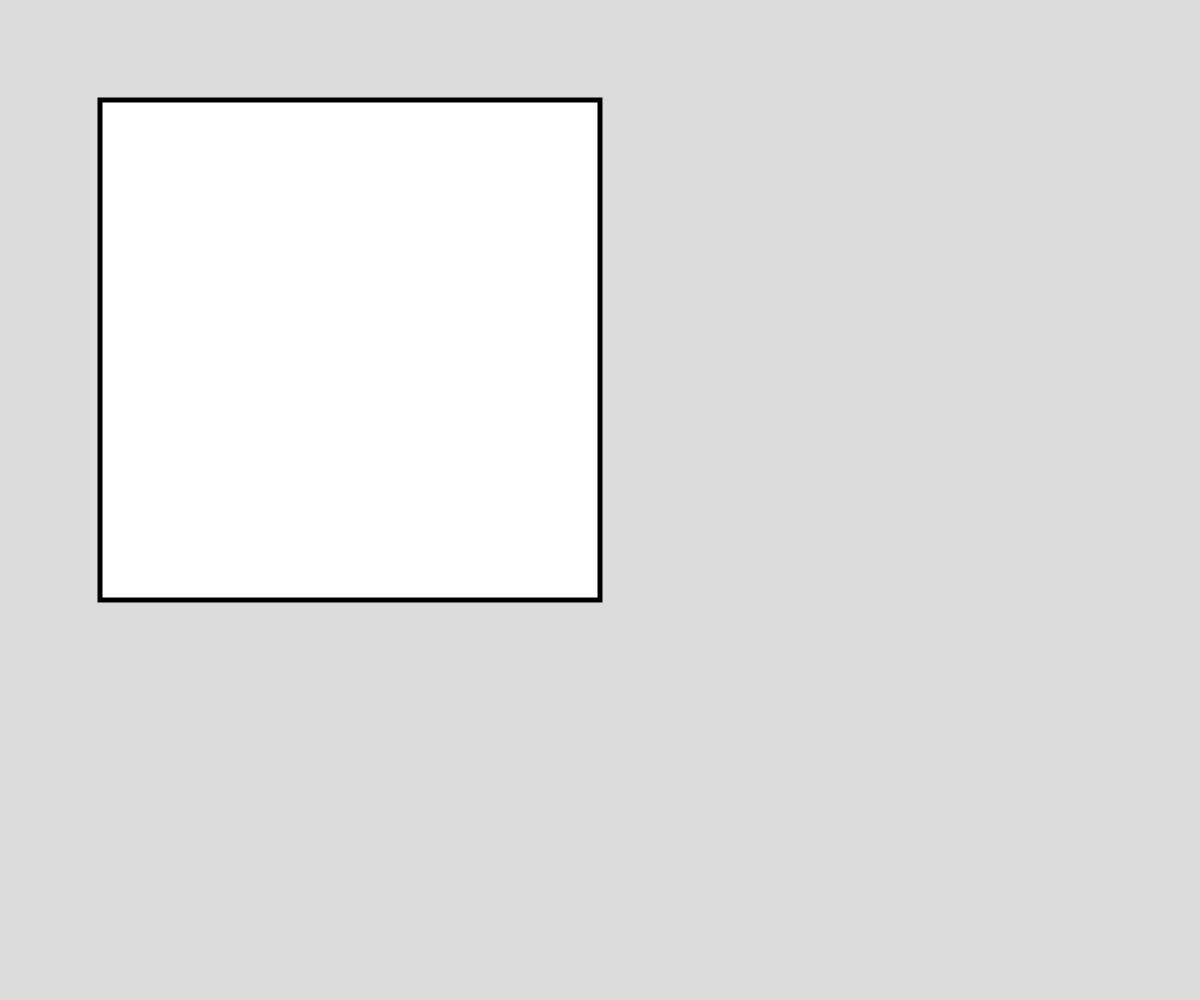
Frame 1 (no input)
Frame 60 (no input): identical to frame 1, image omitted
Frame 120 (the mouse pressed at the canvas centre since frame 60): identical to frame 1, image omitted

The p5.js sketch that drew this single still picture (run headless with seeded random() and noise() and a simulated clock; from frame 60 on, the mouse is pressed at the canvas centre):

// p5.js sketch
// ── sketch.js
// Ideal Gas Simulation
// Emmett
// March 4, 2026
//
// Extra for Experts:
// - Learned about classes and methods

const DIAMETER = 10;

class Particle {
  constructor(_x, _y){
    this.x = _x;
    this.y = _y;
    this.dx = random(-5,5);
    this.dy = random(-5,5);
  }

  speed(){
    return sqrt(this.dx**2 + this.dy**2);
  }

  speedColour(){
    return color(30*this.speed(), 50, 255-30*this.speed());
  }
}

let particleArray = [];

let bounds = {
  x: 100,
  y: 100,
  w: 500,
  h: 500,
  thickness: 5
};

bounds.mousePresent = function() {
  return mouseX > bounds.x + DIAMETER && mouseY > bounds.y + DIAMETER && mouseX + DIAMETER < bounds.x + bounds.w && mouseY + DIAMETER < bounds.y + bounds.h;
};

function setup() {
  createCanvas(windowWidth, windowHeight);
}

function update(){
  // Updates the state of each particle and draws them
  strokeWeight(0);
  for(let p of particleArray){
    // Draw particle
    fill(p.speedColour());
    circle(p.x, p.y, DIAMETER);

    // Edge detection
    if(p.x + DIAMETER/2 >= bounds.x + bounds.w || p.x - DIAMETER/2 <= bounds.x){
      p.dx *= -1;
    }
    if(p.y + DIAMETER/2 >= bounds.y + bounds.h || p.y - DIAMETER/2 <= bounds.y){
      p.dy *= -1;
    }

    // Update position
    p.x += p.dx;
    p.y += p.dy;
  }
}

function draw() {
  background(220);

  strokeWeight(bounds.thickness);
  fill("white");
  rect(bounds.x, bounds.y, bounds.w, bounds.h);

  if(mouseIsPressed && bounds.mousePresent()){
    particleArray.push(new Particle(mouseX, mouseY));
  }

  update();
}
